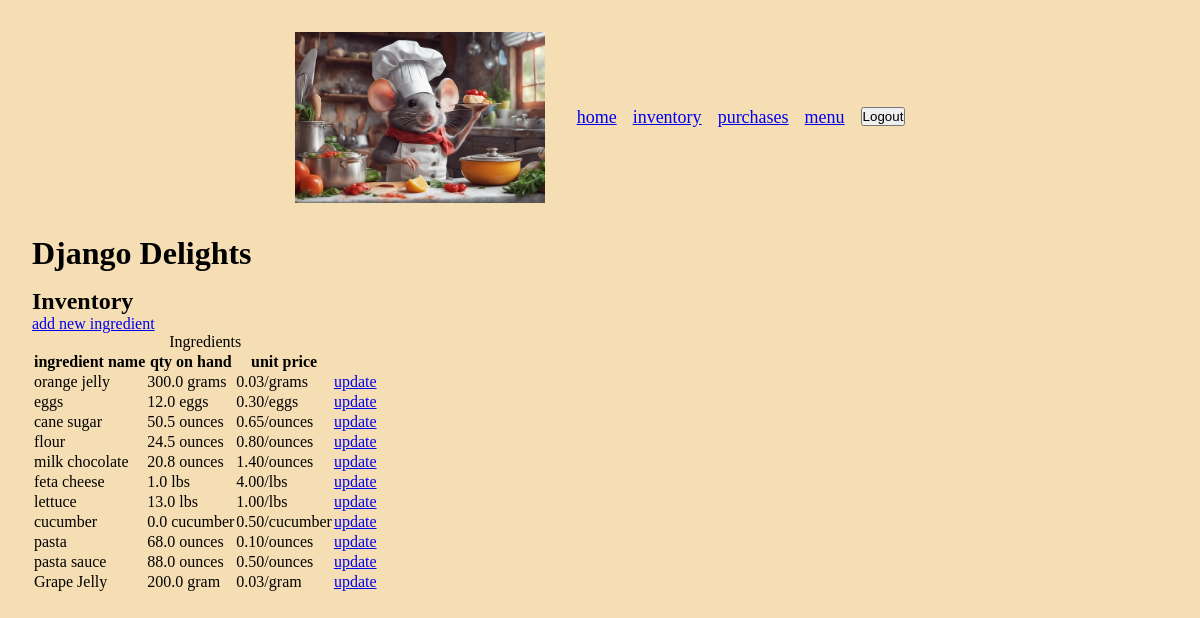
Screenshot of /inventory/ (signed in) with the database file from the repository.
### inventory/models.py (models this page shows, shortened)
class Ingredient(models.Model):
    ingredient_name = models.CharField(max_length=200)
    ingredient_inv_qty = models.FloatField(validators=[MinValueValidator(0)])
    ingredient_unit = models.CharField(max_length=200)
    ingredient_unit_price = models.FloatField(
        validators=[MinValueValidator(0)])

### inventory/views.py (the view)
# urls.py: path('inventory/', views.CurrentInventory.as_view(), name='inventory'),
class CurrentInventory(LoginRequiredMixin, ListView):
    model = Ingredient
    context_object_name = 'currInventory'
    template_name = 'inventory/inventory.html'
    login_url = '/login/'
    title = 'Inventory-Django Delights'
    def get_title(self):
        return self.title
    def get_context_data(self, **kwargs):
        context = super().get_context_data(**kwargs)
        context['title'] = self.get_title()
        return context

### inventory/templates/inventory/inventory.html (shortened to what this page needs)
{% extends 'inventory/base.html' %}
{% block content %}
<h2>Inventory</h2>
<a href="{% url 'new_ingredient' %}">add new ingredient</a>
<table>
  <caption>
    Ingredients
  </caption>
  <thead>
    <tr>
      <th>ingredient name</th>
      <th>qty on hand</th>
      <th>unit price</th>
      <th></th>
    </tr>
  </thead>
  <tbody>
    {% for ingredient in currInventory %}
    <tr>
      <td>{{ ingredient.ingredient_name }}</td>
      <td>
        <span>{{ ingredient.ingredient_inv_qty }}</span>
        <span>{{ ingredient.ingredient_unit }}</span>
      </td>
      <td>
        <span>{{ ingredient.ingredient_unit_price|floatformat:2}}</span>/<span
          >{{ingredient.ingredient_unit }}</span
        >
      </td>
      <td><a href="{% url 'update_inventory' ingredient.pk %}">update</a></td>
    </tr>
    {% endfor %}
  </tbody>
</table>
{% endblock %}

### inventory/static/inventory/css/style.css (style rules this page uses)
*, *::before, *::after { margin: 0; padding: 0; box-sizing: border-box; }
body { background-color: wheat; }

### rows the page displays
Ingredient: ingredient_name "orange jelly", ingredient_inv_qty "300.0", ingredient_unit "grams", ingredient_unit_price "0.03"
Ingredient: ingredient_name "eggs", ingredient_inv_qty "12.0", ingredient_unit "eggs", ingredient_unit_price "0.30"
Ingredient: ingredient_name "cane sugar", ingredient_inv_qty "50.5", ingredient_unit "ounces", ingredient_unit_price "0.65"
Ingredient: ingredient_name "flour", ingredient_inv_qty "24.5", ingredient_unit "ounces", ingredient_unit_price "0.80"
Ingredient: ingredient_name "milk chocolate", ingredient_inv_qty "20.8", ingredient_unit "ounces", ingredient_unit_price "1.40"
Ingredient: ingredient_name "feta cheese", ingredient_inv_qty "1.0", ingredient_unit "lbs", ingredient_unit_price "4.00"
Ingredient: ingredient_name "lettuce", ingredient_inv_qty "13.0", ingredient_unit "lbs", ingredient_unit_price "1.00"
Ingredient: ingredient_name "cucumber", ingredient_inv_qty "0.0", ingredient_unit "cucumber", ingredient_unit_price "0.50"
Ingredient: ingredient_name "pasta", ingredient_inv_qty "68.0", ingredient_unit "ounces", ingredient_unit_price "0.10"
Ingredient: ingredient_name "pasta sauce", ingredient_inv_qty "88.0", ingredient_unit "ounces", ingredient_unit_price "0.50"
Ingredient: ingredient_name "Grape Jelly", ingredient_inv_qty "200.0", ingredient_unit "gram", ingredient_unit_price "0.03"
